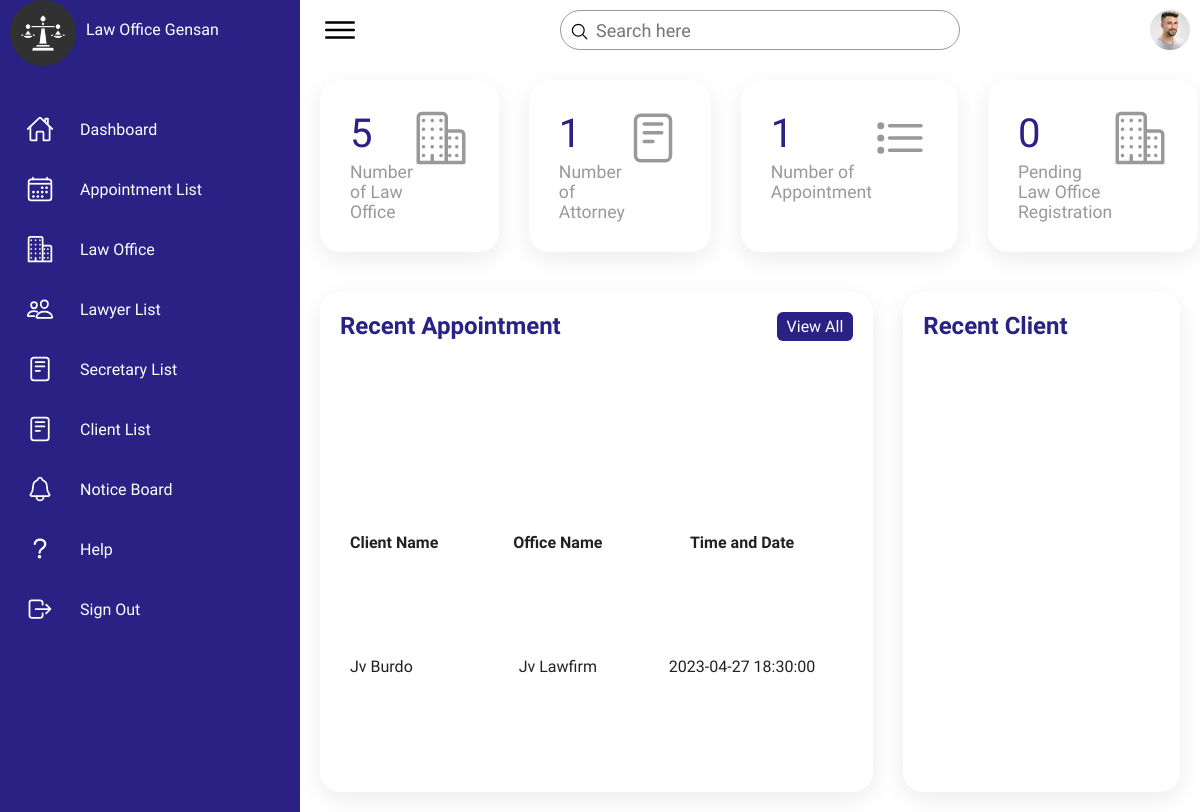
The page /Dashboard.php on the database as committed earlier.
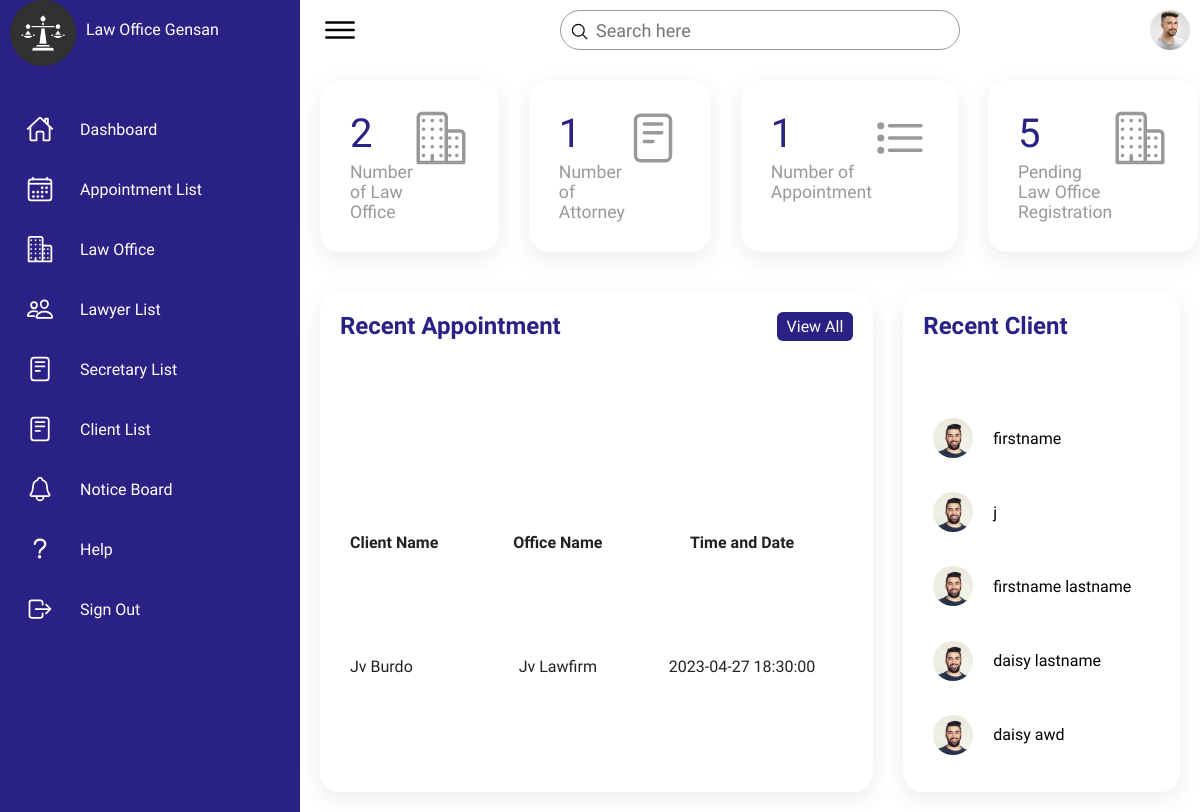
The same page on the database as committed later.
### tables this page shows
CREATE TABLE `tbl_appointment` (
  `appointment_id` int(11) NOT NULL,
  `user_id` int(11) NOT NULL,
  `office_id` int(11) NOT NULL,
  `appointment_timendate` datetime NOT NULL
);

CREATE TABLE `tbl_userinfo` (
  `userinfo_id` int(11) NOT NULL,
  `firstName` varchar(244) NOT NULL,
  `middlename` varchar(244) NOT NULL,
  `lastName` varchar(244) NOT NULL
);

CREATE TABLE `tbl_officeinfo` (
  `office_id` int(11) NOT NULL,
  `office_name` varchar(244) NOT NULL,
  `office_email` varchar(244) NOT NULL,
  `office_status` int(11) NOT NULL
);

### Dashboard.php (the view, shortened to what the changed rows need)
<!DOCTYPE html>
<html lang="en">
<head>
    <link rel="stylesheet" href="assets/css/style.css">
</head>
<body>
    <div class="container">
        <div class="main">
            <div class="cardBox">
                <div class="card">
                <?php
                include "dbconn.php";
                $sql = "SELECT COUNT(*) as count FROM tbl_officeinfo WHERE office_status = 1";
                $result = mysqli_query($conn, $sql);
                $row = mysqli_fetch_assoc($result);
                echo '<div>';
                echo '<div class="numbers">' . $row['count'] . '</div>';
                echo '<div class="cardName">Number of Law Office</div>';
                echo '</div>';
                ?>
                </div>
                <div class="card">
                <?php
                include "dbconn.php";
                $sql = "SELECT COUNT(*) as count FROM tbl_officeinfo WHERE office_status = 0";
                $result = mysqli_query($conn, $sql);
                $row = mysqli_fetch_assoc($result);
                echo '<div>';
                echo '<div class="numbers">' . $row['count'] . '</div>';
                echo '<div class="cardName">Pending Law Office Registration</div>';
                echo '</div>';
                ?>
                </div>
            </div>
            <div class="details">
                <div class="Appointment">
                    <div class="cardHeader">
                        <h2>Recent Appointment</h2>
                    </div>
                    <table>
                        <thead>
                            <tr>
                                <td>Client Name</td>
                                <td>Office Name</td>
                                <td>Time and Date</td>
                            </tr>
                        </thead>
                        <tbody>
                          <?php
                            include "dbconn.php";
                            $sql = "SELECT tbl_appointment.appointment_id, tbl_userinfo.firstName, tbl_userinfo.lastName, tbl_officeinfo.office_name, tbl_appointment.appointment_timendate
                            FROM tbl_appointment
                            JOIN tbl_userinfo ON tbl_appointment.appointment_id = tbl_userinfo.userinfo_id
                            JOIN tbl_officeinfo ON tbl_appointment.appointment_id = tbl_officeinfo.office_id";
                            $result = mysqli_query($conn, $sql);
                            while($row = mysqli_fetch_assoc($result)) {
                            ?>
                            <tr>
                            <td><?php echo $row['firstName'] . ' ' . $row['lastName']?></td>
                            <td><?php echo $row['office_name']?></td>
                            <td><?php echo $row['appointment_timendate']?></td>
                            </tr>
                            <?php
                          }
                          ?>
                        </tbody>
                    </table>
                </div>
                <div class="recentClients">
                    <div class="cardHeader">
                        <h2>Recent Client</h2>
                    </div>
                    <table>
                        <?php
                        include "dbconn.php";
                        $sql = "SELECT tbl_userinfo.userinfo_id, tbl_userinfo.firstName, tbl_userinfo.lastName, tbl_contactinfo.address, tbl_contactinfo.phoneNum, tbl_usertype.user_type, tbl_cred.email
                        FROM tbl_userinfo
                        JOIN tbl_usertype ON tbl_userinfo.userinfo_id = tbl_usertype.user_id
                        JOIN tbl_cred ON tbl_userinfo.userinfo_id = tbl_cred.user_id
                        JOIN tbl_contactinfo ON tbl_userinfo.userinfo_id = tbl_contactinfo.user_id
                        WHERE tbl_usertype.user_type = 'client'";
                        $result = mysqli_query($conn, $sql);
                        while($row = mysqli_fetch_assoc($result))
                                {
                                ?>
                                <td width="60px">
                                <div class="imgBx"><img src="assets/imgs/customer02.jpg" alt=""></div>
                            </td>
                                 <td><?php echo $row['firstName'] . ' ' . $row['lastName']; ?></td>
                                <?php
                                }
                                 ?>
                    </table>
                </div>
            </div>
        </div>
    </div>
</body>
</html>

Rows that differ between the two databases and show on the page:
added tbl_userinfo: firstName "firstname"
added tbl_userinfo: firstName "j"
added tbl_userinfo: firstName "firstname", lastName "lastname"
added tbl_userinfo: firstName "daisy", lastName "lastname"
added tbl_userinfo: firstName "daisy", lastName "awd"
Other text that changed with them:
$row['count']: "5" → "2"
$row['count']: "0" → "5"
